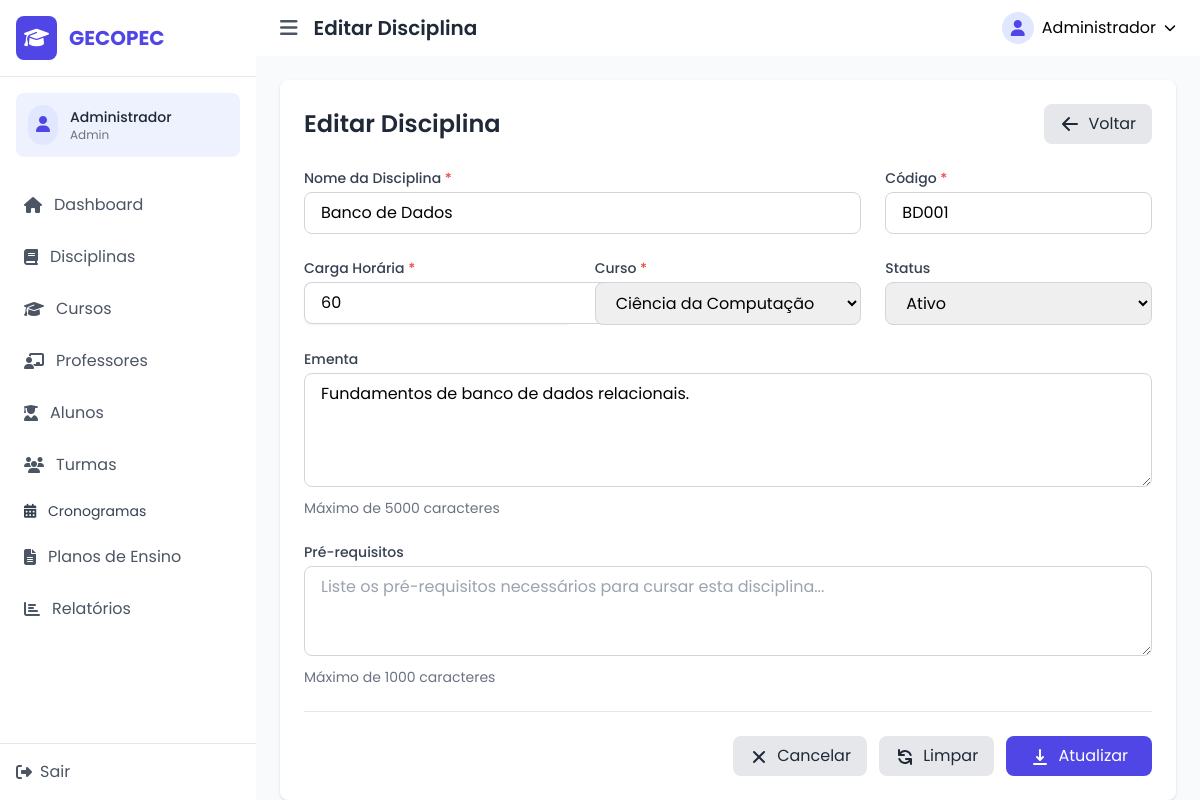
The app's page /index.php?page=disciplina-edit&id=2 (signed in) with its own data.
### tables this page shows
CREATE TABLE IF NOT EXISTS disciplinas (
    id INT AUTO_INCREMENT PRIMARY KEY,
    nome VARCHAR(255) NOT NULL,
    codigo VARCHAR(50) UNIQUE NOT NULL,
    carga_horaria INT NOT NULL,
    ementa TEXT,
    prerequisitos VARCHAR(1000),
    curso_id INT NOT NULL,
    status ENUM('ativo', 'inativo') DEFAULT 'ativo',
    created_at TIMESTAMP DEFAULT CURRENT_TIMESTAMP,
    updated_at TIMESTAMP DEFAULT CURRENT_TIMESTAMP ON UPDATE CURRENT_TIMESTAMP,
    FOREIGN KEY (curso_id) REFERENCES cursos(id) ON DELETE CASCADE
);

CREATE TABLE IF NOT EXISTS cursos (
    id INT AUTO_INCREMENT PRIMARY KEY,
    nome VARCHAR(255) NOT NULL,
    carga_horaria INT NOT NULL,
    ementa TEXT,
    objetivos TEXT,
    coordenador_id INT,
    status ENUM('ativo', 'inativo') DEFAULT 'ativo',
    created_at TIMESTAMP DEFAULT CURRENT_TIMESTAMP,
    updated_at TIMESTAMP DEFAULT CURRENT_TIMESTAMP ON UPDATE CURRENT_TIMESTAMP,
    FOREIGN KEY (coordenador_id) REFERENCES usuarios(id) ON DELETE SET NULL
);

### controllers/DisciplinaController.php (called while the page is built, shortened)
<?php
require_once 'models/Disciplina.php';
require_once 'models/Curso.php';
class DisciplinaController {
    private $disciplinaModel;
    private $cursoModel;
    public function __construct() {
        $this->disciplinaModel = new Disciplina();
        $this->cursoModel = new Curso();
    }
    public function edit() {
        $id = $_GET['id'];
        $disciplina = $this->disciplinaModel->getDisciplinaById($id);
        $cursos = $this->cursoModel->getAllCursos(['status' => 'ativo']);
        $data = [
            'title' => 'Editar Disciplina',
            'disciplina' => $disciplina,
            'cursos' => $cursos
        ];
        $this->renderView('disciplinas/form', $data);
    }
    private function renderView($view, $data = []) {
        extract($data);
        require_once 'views/templates/header.php';
        require_once 'views/' . $view . '.php';
        require_once 'views/templates/footer.php';
    }
}
?>

### lib/Database.php (called while the page is built, shortened)
<?php
class Database {
    private static $instance = null;
    private $host = DB_HOST;
    private $user = DB_USER;
    private $pass = DB_PASS;
    private $dbname = DB_NAME;
    private function __construct() {
        $dsn = 'mysql:host=' . $this->host . ';dbname=' . $this->dbname;
        $options = array(
            PDO::ATTR_PERSISTENT => true,
            PDO::ATTR_ERRMODE => PDO::ERRMODE_EXCEPTION
        );
        try {
            $this->dbh = new PDO($dsn, $this->user, $this->pass, $options);
        } catch(PDOException $e) {
            $this->error = $e->getMessage();
            echo 'Erro de conexão: ' . $this->error;
        }
    }
    public static function getInstance() {
        if (self::$instance === null) {
            self::$instance = new self();
        }
        return self::$instance->dbh;
    }
}
?>

### models/disciplina.php (called while the page is built, shortened)
<?php
require_once 'lib/Database.php';
class Disciplina {
    private $db;
    public function __construct() {
        $this->db = Database::getInstance();
    }
    public function getDisciplinaById($id) {
        try {
            $sql = 'SELECT d.*, c.nome as curso_nome
                    FROM disciplinas d
                    LEFT JOIN cursos c ON d.curso_id = c.id
                    WHERE d.id = :id';
            $stmt = $this->db->prepare($sql);
            $stmt->bindParam(':id', $id);
            $stmt->execute();
            return $stmt->fetch(PDO::FETCH_OBJ);
        } catch (Exception $e) {
            error_log("Erro ao buscar disciplina por ID: " . $e->getMessage());
            return false;
        }
    }
}
?>

### models/Curso.php (called while the page is built, shortened)
<?php
require_once 'lib/Database.php';
class Curso {
    private $db;
    public function __construct() {
        $this->db = Database::getInstance();
    }
    public function getAllCursos($filtros = []) {
        try {
            $sql = "SELECT * FROM cursos WHERE 1=1";
            $params = [];
            if (!empty($filtros['status'])) {
                $sql .= " AND status = :status";
                $params['status'] = $filtros['status'];
            }
            $sql .= " ORDER BY nome ASC";
            $stmt = $this->db->prepare($sql);
            $stmt->execute($params);
            return $stmt->fetchAll(PDO::FETCH_OBJ);
        } catch (Exception $e) {
            error_log("Erro ao buscar cursos: " . $e->getMessage());
            return [];
        }
    }
}
?>

### views/disciplinas/form.php (the view, shortened to what this page needs)
<div class="bg-white rounded-lg shadow">
    <div class="p-6">
        <div class="flex justify-between items-center mb-6">
            <h1 class="text-2xl font-semibold text-gray-800"><?php echo $title; ?></h1>
            <a href="index.php?page=disciplinas" class="flex items-center bg-gray-200 hover:bg-gray-300 text-gray-800 px-4 py-2 rounded-lg transition-colors">
                <svg xmlns="http://www.w3.org/2000/svg" class="h-5 w-5 mr-2" viewBox="0 0 20 20" fill="currentColor">
                    <path fill-rule="evenodd" d="M9.707 16.707a1 1 0 01-1.414 0l-6-6a1 1 0 010-1.414l6-6a1 1 0 011.414 1.414L5.414 9H17a1 1 0 110 2H5.414l4.293 4.293a1 1 0 010 1.414z" clip-rule="evenodd" />
                </svg>
                Voltar
            </a>
        </div>
        <form action="index.php?page=<?php echo isset($disciplina) ? 'disciplina-update' : 'disciplina-store'; ?>" method="POST">
            <div class="grid grid-cols-1 md:grid-cols-2 lg:grid-cols-3 gap-6 mb-6">
                <div class="col-span-1 lg:col-span-2">
                    <label for="nome" class="block text-sm font-medium text-gray-700 mb-1">
                        Nome da Disciplina <span class="text-red-500">*</span>
                    </label>
                    <input type="text"
                          id="nome"
                          name="nome"
                          required
                          value="<?php echo isset($disciplina) ? htmlspecialchars($disciplina->nome) : (isset($dados) ? htmlspecialchars($dados['nome']) : ''); ?>"
                          placeholder="Ex: Banco de Dados I"
                          class="w-full border border-gray-300 rounded-lg px-4 py-2 focus:outline-none focus:ring-2 focus:ring-indigo-500">
                </div>
                <div>
                    <label for="codigo" class="block text-sm font-medium text-gray-700 mb-1">
                        Código <span class="text-red-500">*</span>
                    </label>
                    <input type="text"
                          id="codigo"
                          name="codigo"
                          required
                          value="<?php echo isset($disciplina) ? htmlspecialchars($disciplina->codigo) : (isset($dados) ? htmlspecialchars($dados['codigo']) : ''); ?>"
                          placeholder="Ex: BD001"
                          class="w-full border border-gray-300 rounded-lg px-4 py-2 focus:outline-none focus:ring-2 focus:ring-indigo-500">
                </div>
            </div>
            <div class="grid grid-cols-1 md:grid-cols-2 lg:grid-cols-3 gap-6 mb-6">
                <div>
                    <label for="carga_horaria" class="block text-sm font-medium text-gray-700 mb-1">
                        Carga Horária <span class="text-red-500">*</span>
                    </label>
                    <div class="flex rounded-md shadow-sm">
                        <input type="number"
                              id="carga_horaria"
                              name="carga_horaria"
                              min="1"
                              required
                              value="<?php echo isset($disciplina) ? $disciplina->carga_horaria : (isset($dados) ? $dados['carga_horaria'] : ''); ?>"
                              class="flex-1 border border-gray-300 border-r-0 rounded-l-lg px-4 py-2 focus:outline-none focus:ring-2 focus:ring-indigo-500">
                        <span class="inline-flex items-center px-3 text-gray-500 bg-gray-100 border border-gray-300 rounded-r-lg">horas</span>
                    </div>
                </div>
                <div>
                    <label for="curso_id" class="block text-sm font-medium text-gray-700 mb-1">
                        Curso <span class="text-red-500">*</span>
                    </label>
                    <select id="curso_id"
                            name="curso_id"
                            required
                            class="w-full border border-gray-300 rounded-lg px-4 py-2 focus:outline-none focus:ring-2 focus:ring-indigo-500">
                        <?php foreach ($cursos as $curso): ?>
                            <option value="<?php echo $curso->id; ?>"
                                    <?php
                                    $selected = false;
                                    if (isset($disciplina) && $disciplina->curso_id == $curso->id) {
                                        $selected = true;
                                    } elseif (isset($dados) && $dados['curso_id'] == $curso->id) {
                                        $selected = true;
                                    }
                                    echo $selected ? 'selected' : '';
                                    ?>>
                                <?php echo htmlspecialchars($curso->nome); ?>
                            </option>
                        <?php endforeach; ?>
                    </select>
                </div>
                <div>
                    <label for="status" class="block text-sm font-medium text-gray-700 mb-1">Status</label>
                    <select id="status"
                            name="status"
                            class="w-full border border-gray-300 rounded-lg px-4 py-2 focus:outline-none focus:ring-2 focus:ring-indigo-500">
                        <option value="ativo" <?php echo (isset($disciplina) && $disciplina->status == 'ativo') || (isset($dados) && $dados['status'] == 'ativo') || (!isset($disciplina) && !isset($dados)) ? 'selected' : ''; ?>>
                            Ativo
                        </option>
                    </select>
                </div>
            </div>
            <div class="mb-6">
                <label for="ementa" class="block text-sm font-medium text-gray-700 mb-1">Ementa</label>
                <textarea id="ementa"
                          name="ementa"
                          rows="4"
                          placeholder="Descrição detalhada do conteúdo da disciplina..."
                          class="w-full border border-gray-300 rounded-lg px-4 py-2 focus:outline-none focus:ring-2 focus:ring-indigo-500"
                ><?php echo isset($disciplina) ? htmlspecialchars($disciplina->ementa ?? '') : (isset($dados) ? htmlspecialchars($dados['ementa'] ?? '') : ''); ?></textarea>
                <p class="text-sm text-gray-500 mt-1">Máximo de 5000 caracteres</p>
            </div>
            <div class="mb-6">
                <label for="prerequisitos" class="block text-sm font-medium text-gray-700 mb-1">Pré-requisitos</label>
                <textarea id="prerequisitos"
                          name="prerequisitos"
                          rows="3"
                          placeholder="Liste os pré-requisitos necessários para cursar esta disciplina..."
                          class="w-full border border-gray-300 rounded-lg px-4 py-2 focus:outline-none focus:ring-2 focus:ring-indigo-500"
                ><?php echo isset($disciplina) ? htmlspecialchars($disciplina->prerequisitos ?? '') : (isset($dados) ? htmlspecialchars($dados['prerequisitos'] ?? '') : ''); ?></textarea>
                <p class="text-sm text-gray-500 mt-1">Máximo de 1000 caracteres</p>
            </div>
            <div class="flex justify-end items-center space-x-3 border-t pt-6">
                <a href="index.php?page=disciplinas" class="bg-gray-200 hover:bg-gray-300 text-gray-800 px-4 py-2 rounded-lg transition-colors">
                    Cancelar
                </a>
                <button type="reset" class="bg-gray-200 hover:bg-gray-300 text-gray-800 px-4 py-2 rounded-lg transition-colors">
                    Limpar
                </button>
                <button type="submit" class="bg-indigo-600 hover:bg-indigo-700 text-white px-6 py-2 rounded-lg transition-colors">
                    <?php echo isset($disciplina) ? 'Atualizar' : 'Salvar'; ?>
                </button>
            </div>
        </form>
    </div>
</div>

### records on screen
disciplinas: nome "Banco de Dados", codigo "BD001", carga_horaria "60", curso_id "Ciência da Computação", status "Ativo", ementa "Fundamentos de banco de dados relacionais."

### other values on screen
APP_NAME "GECOPEC"
$_SESSION['usuario_nome'] "Administrador"
$_SESSION['usuario_tipo'] "Admin"
$title "Editar Disciplina"
